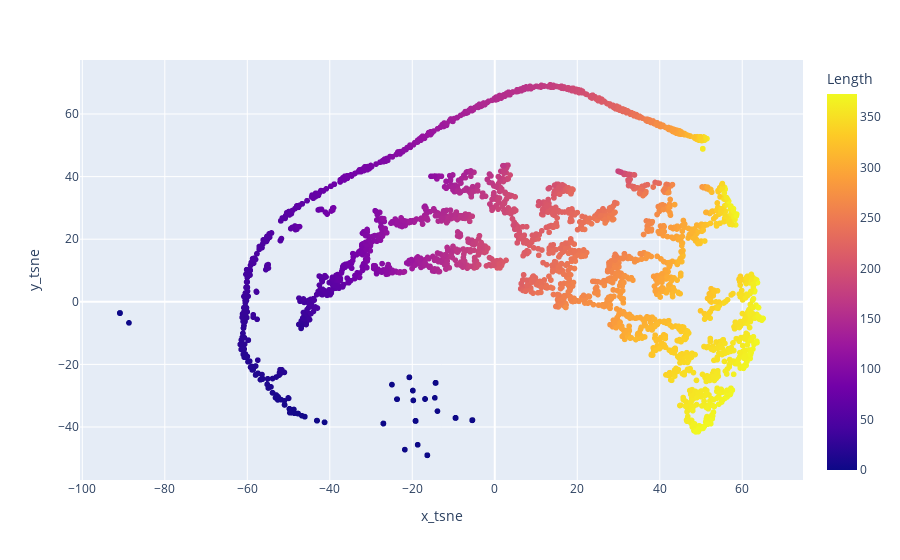

This figure's notebook cell:
### Code cell
LRMFP['x_tsne'] = LRMFP_final[:,0]
LRMFP['y_tsne'] = LRMFP_final[:,1]
px.scatter(LRMFP,x='x_tsne',y='y_tsne',color='Length')

### Figure 1 — Plotly figure (JSON) as saved in the notebook; plotly's stock layout.template omitted (floating-point values rounded to 4 significant figures; data arrays with more than 128 entries replaced by an {"elided": "..."} marker saying what was removed)
{"data": [{"hovertemplate": "x_tsne=%{x}<br>y_tsne=%{y}<br>Length=%{marker.color}<extra></extra>", "legendgroup": "", "marker": {"color": {"elided": "4314 int values"}, "coloraxis": "coloraxis", "symbol": "circle"}, "mode": "markers", "name": "", "showlegend": false, "type": "scattergl", "x": {"elided": "4314 float values"}, "xaxis": "x", "y": {"elided": "4314 float values"}, "yaxis": "y"}], "layout": {"coloraxis": {"colorbar": {"title": {"text": "Length"}}, "colorscale": [[0, "#0d0887"], [0.1111, "#46039f"], [0.2222, "#7201a8"], [0.3333, "#9c179e"], [0.4444, "#bd3786"], [0.5556, "#d8576b"], [0.6667, "#ed7953"], [0.7778, "#fb9f3a"], [0.8889, "#fdca26"], [1, "#f0f921"]]}, "legend": {"tracegroupgap": 0}, "margin": {"t": 60}, "xaxis": {"anchor": "y", "domain": [0, 1], "title": {"text": "x_tsne"}}, "yaxis": {"anchor": "x", "domain": [0, 1], "title": {"text": "y_tsne"}}}}
